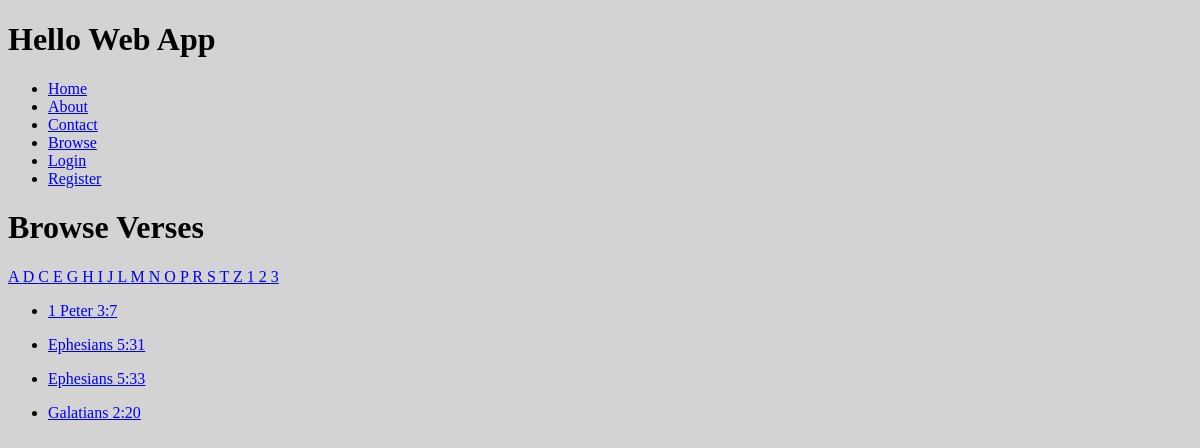
Before: /browse/ref/ with the older database file.
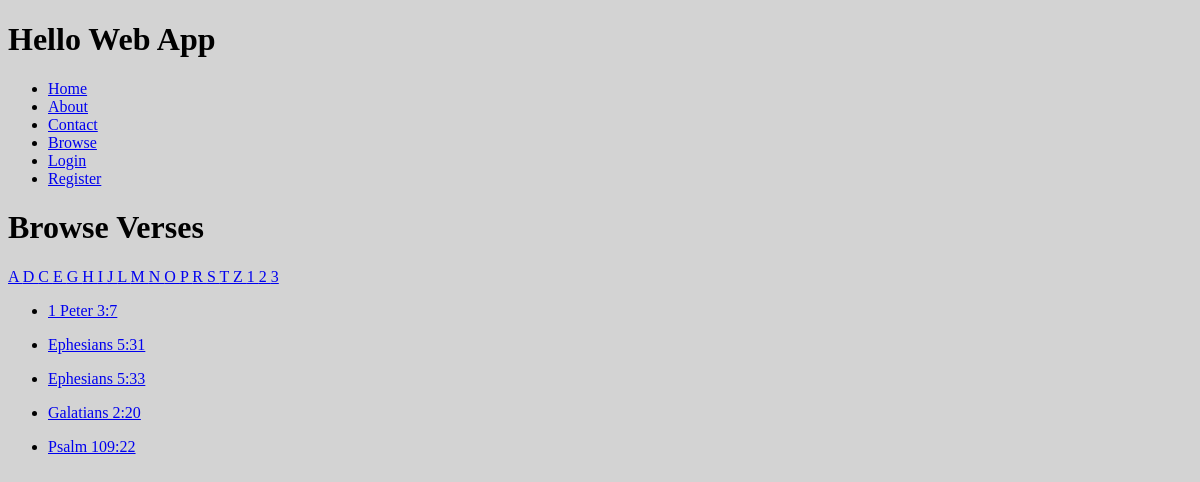
After: the same page with the newer database file.
### collection/models.py (models this page shows)
class Verse(models.Model):
  ref = models.CharField(max_length=255)
  text = models.TextField()
  version = models.CharField(max_length=16)
  slug = models.SlugField(unique=True)
  user = models.OneToOneField(User, blank=True, null=True)

### collection/views.py (the view)
def browse_by_ref(request, initial=None):
  if initial:
    verses = Verse.objects.filter(ref__istartswith=initial)
    verses = verses.order_by('ref')
  else:
    verses = Verse.objects.all().order_by('ref')
  return render(request, 'search/search.html', {
    'verses': verses,
    'initial': initial,
  })

### collection/templates/search/search.html (shortened to what this page needs)
{% extends 'base.html' %}
{% block content %}
  <h1>
    Browse Verses
  </h1>
  {% for letter in 'adceghijlmnoprstz123' %}
  <a href="{% url 'browse_by_ref' initial=letter %}"
  {% if initial == letter %}class="active"{% endif %}>
    {{ letter|upper }}
  </a>
  {% endfor %}
  {% for verse in verses %}
  <ul>
    <li>
      <a href="{% url 'verse_detail' slug=verse.slug %}">
        {{ verse.ref }}
      </a>
    </li>
  </ul>
  {% empty %}
  <p>Sorry, no results!</p>
  {% endfor %}
{% endblock content %}

Changed rows visible on the page:
added Verse: ref "Psalm 109:22"
